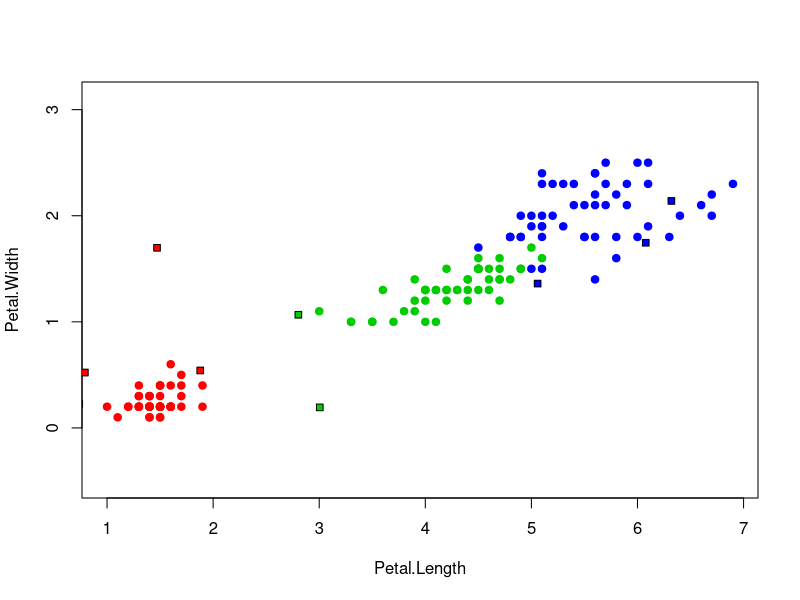

R code for this plot:
euclidian_dist <- function(u, v)
{
  return (sqrt(sum((u - v)^2)))
}


sort_by_dist <- function(data, u)
{
  row <- dim(data)[1]
  col <- dim(data)[2]
  dst <- matrix(NA, row, 2)
  for(i in 1:row)
  {
    curr_dist <- euclidian_dist(data[i, 1:col-1], u)
    dst[i, ] <- c(i, curr_dist)  
  }
  ordered_data <- data[order(dst[, 2]), ]
  return (ordered_data)
}


knn <- function(data, u, k=1)
{
  # This function gets the data and a point and returns
  # the class of the nearest one.
  row <- dim(data)[1]
  col <- dim(data)[2]
  data <- sort_by_dist(data, u)
  classes <- data[1:k, col]
  counts <- table(classes)
  answer <- names(which.max(counts))
  return (answer)
}


main <- function()
{
  colors <- c("setosa" = "red", "versicolor" = "green3", "virginica" = "blue")
  train <- iris[,3:5]
  
  # drawing a plot of petal parameters
  plot(train[1:2], pch = 21, bg = colors[iris$Species],
      col = colors[iris$Species], asp = 1)
  
  # generate 10 tests
  test <- cbind(runif(10, min=0.1, max=6.9),
                runif(10, min=0.1, max=2.4))
  # testing knn for k=1
  k <- 1
  for(i in 1:10)
  {
    answer <- knn(train, c(test[i, 1], test[i, 2]), k)
    if(answer == -1)
    {
      print('There are no neigbors')
      break
    }
    points(test[i, 1], test[i, 2], pch = 22, bg = colors[answer], asp = 1)
  }
}


main()